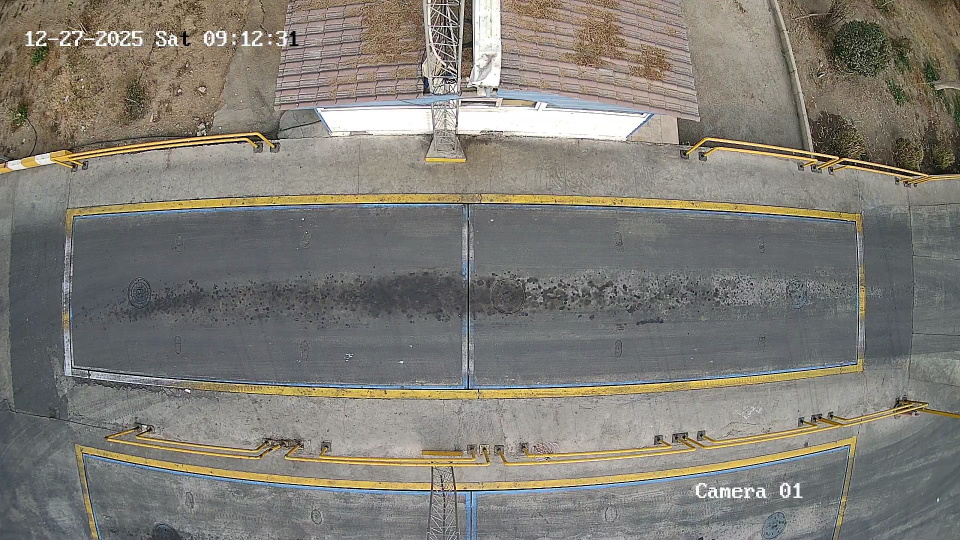
#> input picture base-images/bask1_up.jpg, 1920 x 1080 px (shown at 1/2 size)
$ python extract_polygon_points.py -i ../base-images/bask1_up.jpg -w 1
#> lines starting #> are read from the running program, lines starting #| are printed output that depends on the picture; after the words box and inside, x2 and y2 are one past the last pixel; in counts of white or black regions, pixels touching at a corner belong together
#!/usr/bin/env python3
# -*- coding: utf-8 -*-
"""
استخراج نقاط polygon از تصاویر dual_area_roi

این ابزار به شما کمک می‌کند تا نقاط دقیق polygons را از تصاویر
wb1_up_dual_area_roi.jpg و wb2_up_dual_area_roi.jpg استخراج کنید.
"""

import cv2
import json
import sys
import argparse
import numpy as np

# متغیرهای سراسری
scale_area_points = []
prohibited_zone_points = []
img_display = None
img_original = None
current_phase = "scale"  # 'scale' or 'prohibited'


def mouse_callback(event, x, y, flags, param):
    """تابع callback برای کلیک روی تصویر"""
    global scale_area_points, prohibited_zone_points, img_display, img_original, current_phase

    if event == cv2.EVENT_LBUTTONDOWN:
        if current_phase == "scale":
            scale_area_points.append([x, y])
            print(f"✅ Scale Area Point {len(scale_area_points)}: [{x}, {y}]")
            color = (0, 255, 255)  # زرد
        else:
            prohibited_zone_points.append([x, y])
            print(f"✅ Prohibited Zone Point {len(prohibited_zone_points)}: [{x}, {y}]")
            color = (0, 0, 255)  # قرمز

        # رسم مجدد
        draw_points()


def draw_points():
    """رسم همه نقاط روی تصویر"""
    global scale_area_points, prohibited_zone_points, img_display, img_original

    img_display = img_original.copy()

    # رسم prohibited zone (قرمز) - در پس‌زمینه
    if len(prohibited_zone_points) > 0:
        pts = np.array(prohibited_zone_points, dtype=np.int32)
        if len(prohibited_zone_points) > 2:
            cv2.polylines(img_display, [pts], True, (0, 0, 255), 3)
            # Fill با شفافیت
            overlay = img_display.copy()
            cv2.fillPoly(overlay, [pts], (0, 0, 255))
            cv2.addWeighted(overlay, 0.1, img_display, 0.9, 0, img_display)

        for i, pt in enumerate(prohibited_zone_points):
            cv2.circle(img_display, tuple(pt), 8, (0, 0, 255), -1)
            cv2.circle(img_display, tuple(pt), 12, (255, 255, 255), 2)
            cv2.putText(img_display, f"P{i+1}", (pt[0]+15, pt[1]-15),
                       cv2.FONT_HERSHEY_SIMPLEX, 0.5, (255, 255, 255), 2)

    # رسم scale area (زرد) - در جلو
    if len(scale_area_points) > 0:
        pts = np.array(scale_area_points, dtype=np.int32)
        if len(scale_area_points) > 2:
            cv2.polylines(img_display, [pts], True, (0, 255, 255), 3)
            # Fill با شفافیت
            overlay = img_display.copy()
            cv2.fillPoly(overlay, [pts], (0, 255, 255))
            cv2.addWeighted(overlay, 0.1, img_display, 0.9, 0, img_display)

        for i, pt in enumerate(scale_area_points):
            cv2.circle(img_display, tuple(pt), 8, (0, 255, 255), -1)
            cv2.circle(img_display, tuple(pt), 12, (255, 255, 255), 2)
            cv2.putText(img_display, f"S{i+1}", (pt[0]+15, pt[1]+15),
                       cv2.FONT_HERSHEY_SIMPLEX, 0.5, (255, 255, 255), 2)

    # نمایش راهنما
    phase_text = "SCALE AREA (Yellow)" if current_phase == "scale" else "PROHIBITED ZONE (Red)"
    cv2.rectangle(img_display, (10, 10), (450, 70), (0, 0, 0), -1)
    cv2.putText(img_display, f"Phase: {phase_text}", (20, 35),
               cv2.FONT_HERSHEY_SIMPLEX, 0.7, (255, 255, 255), 2)
    cv2.putText(img_display, "Press ENTER to switch | U=undo | ESC=cancel", (20, 60),
               cv2.FONT_HERSHEY_SIMPLEX, 0.5, (200, 200, 200), 1)

    cv2.imshow('Extract Polygon Points', img_display)


def main():
    global img_original, img_display, current_phase, scale_area_points, prohibited_zone_points

    parser = argparse.ArgumentParser(
        description='استخراج نقاط polygon از تصویر',
        formatter_class=argparse.RawDescriptionHelpFormatter,
        epilog="""
نحوه استفاده:
1. تصویر dual_area_roi را باز می‌کند
2. روی نقاط مستطیل زرد (Scale Area) کلیک کنید - به ترتیب ساعتگرد
3. Enter بزنید
4. روی نقاط مستطیل قرمز (Prohibited Zone) کلیک کنید - به ترتیب ساعتگرد
5. Enter بزنید تا ذخیره شود

مثال:
  python3 tools/extract_polygon_points.py \\
    -i outputs/roi_visualizations/wb1_up_dual_area_roi.jpg \\
    -w 1
        """
    )

    parser.add_argument('--image', '-i', type=str, required=True,
                       help='مسیر تصویر dual_area_roi')
    parser.add_argument('--weighbridge', '-w', type=int, required=True,
                       choices=[1, 2], help='شماره باسکول')

    args = parser.parse_args()

    # بارگذاری تصویر
    img_original = cv2.imread(args.image)
#> img_original is the input picture: shape (1080, 1920, 3); mean B, G, R 117.1, 124.5, 127.5
    if img_original is None:
        print(f"❌ خطا: نمی‌توان تصویر را بارگذاری کرد: {args.image}")
        return 1

    img_display = img_original.copy()
    h, w = img_original.shape[:2]
#> h = 1080; w = 1920

    print("="*80)
    print("استخراج نقاط Polygon از تصویر")
    print("="*80)
    print(f"تصویر: {args.image}")
    print(f"اندازه: {w}x{h}")
#| اندازه: 1920x1080
    print(f"باسکول: {args.weighbridge}")
    print("="*80)
    print("\n📌 فاز 1: Scale Area (مستطیل زرد)")
    print("   - روی هر نقطه به ترتیب ساعتگرد کلیک کنید")
    print("   - بعد از تمام شدن، ENTER بزنید")
    print("   - برای حذف آخرین نقطه: U\n")

    # نمایش تصویر
    cv2.namedWindow('Extract Polygon Points', cv2.WINDOW_NORMAL)
    cv2.resizeWindow('Extract Polygon Points', 1400, 800)
    cv2.setMouseCallback('Extract Polygon Points', mouse_callback)

    draw_points()
#> in draw_points, `cv2.putText(img_display, f"Phase: {phase_text}", (20, 35), cv2.FONT_HE..`:
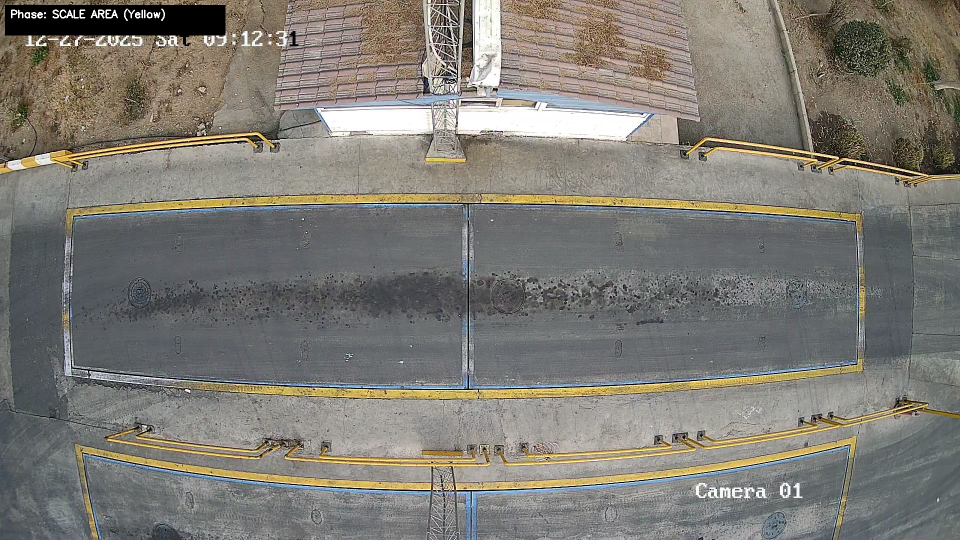
#> img_display: shape (1080, 1920, 3) (shown at 1/2 size); mean B, G, R 116.1, 123.2, 126.1
#> in draw_points, `cv2.putText(img_display, "Press ENTER to switch | U=undo | ESC=cancel"..`: img_display: shape (1080, 1920, 3); 0.04% of pixels changed, all inside (x1, y1, x2, y2) = (22, 48, 393, 65)

    while True:
        key = cv2.waitKey(1) & 0xFF
#> (key Esc is pressed here)

        # Enter - تغییر فاز یا ذخیره
        if key == 13:  # Enter
            if current_phase == "scale":
                if len(scale_area_points) >= 3:
                    print(f"\n✅ Scale Area: {len(scale_area_points)} نقطه ثبت شد")
                    print(f"   نقاط: {scale_area_points}\n")
                    print("📌 فاز 2: Prohibited Zone (مستطیل قرمز)")
                    print("   - روی هر نقطه به ترتیب ساعتگرد کلیک کنید")
                    print("   - بعد از تمام شدن، ENTER بزنید\n")
                    current_phase = "prohibited"
                    draw_points()
                else:
                    print(f"⚠️  حداقل 3 نقطه نیاز است (فعلاً: {len(scale_area_points)})")

            elif current_phase == "prohibited":
                if len(prohibited_zone_points) >= 3:
                    print(f"\n✅ Prohibited Zone: {len(prohibited_zone_points)} نقطه ثبت شد")
                    print(f"   نقاط: {prohibited_zone_points}")
                    break
                else:
                    print(f"⚠️  حداقل 3 نقطه نیاز است (فعلاً: {len(prohibited_zone_points)})")

        # Escape - لغو
        elif key == 27:  # ESC
            print("\n❌ لغو شد")
            cv2.destroyAllWindows()
            return 1

        # u - Undo
        elif key == ord('u') or key == ord('U'):
            if current_phase == "scale" and scale_area_points:
                removed = scale_area_points.pop()
                print(f"↩️  حذف شد: Scale Area Point {len(scale_area_points)+1}")
                draw_points()
            elif current_phase == "prohibited" and prohibited_zone_points:
                removed = prohibited_zone_points.pop()
                print(f"↩️  حذف شد: Prohibited Zone Point {len(prohibited_zone_points)+1}")
                draw_points()

    cv2.destroyAllWindows()

    # ذخیره در config
    config_path = f"configs/wb{args.weighbridge}_single_cam_roi.json"

    print("\n" + "="*80)
    print("ذخیره نقاط در config...")
    print("="*80)

    # بارگذاری config فعلی
    try:
        with open(config_path, 'r', encoding='utf-8') as f:
            config = json.load(f)
    except FileNotFoundError:
        print(f"⚠️  فایل config یافت نشد. ایجاد config جدید...")
        config = {
            "weighbridge_id": args.weighbridge,
            "weighbridge_name": f"باسکول {args.weighbridge}",
            "camera": "UP",
            "original_image_size": [w, h],
            "crop_roi": None,
            "areas": {}
        }

    # به‌روزرسانی نقاط
    config["areas"]["scale_area"] = {
        "name": "Scale Area",
        "name_fa": "ناحیه باسکول",
        "description": "Yellow boundary area (coordinates relative to ORIGINAL image)",
        "num_points": len(scale_area_points),
        "points": scale_area_points
    }

    config["areas"]["prohibited_zone"] = {
        "name": "Prohibited Zone",
        "name_fa": "منطقه ممنوع",
        "description": "Larger boundary (coordinates relative to ORIGINAL image)",
        "num_points": len(prohibited_zone_points),
        "points": prohibited_zone_points
    }

    # ذخیره config
    with open(config_path, 'w', encoding='utf-8') as f:
        json.dump(config, f, indent=2, ensure_ascii=False)

    print(f"✅ Config ذخیره شد: {config_path}")
    print(f"\n📊 خلاصه:")
    print(f"   - Scale Area: {len(scale_area_points)} نقطه")
    print(f"   - Prohibited Zone: {len(prohibited_zone_points)} نقطه")
    print(f"\n📋 Scale Area Points:")
    for i, pt in enumerate(scale_area_points):
        print(f"      {i+1}. {pt}")
    print(f"\n📋 Prohibited Zone Points:")
    for i, pt in enumerate(prohibited_zone_points):
        print(f"      {i+1}. {pt}")
    print("\n✅ تمام!")

    return 0


if __name__ == "__main__":
#> (the run stopped early here; a loop or call above may not have finished)
